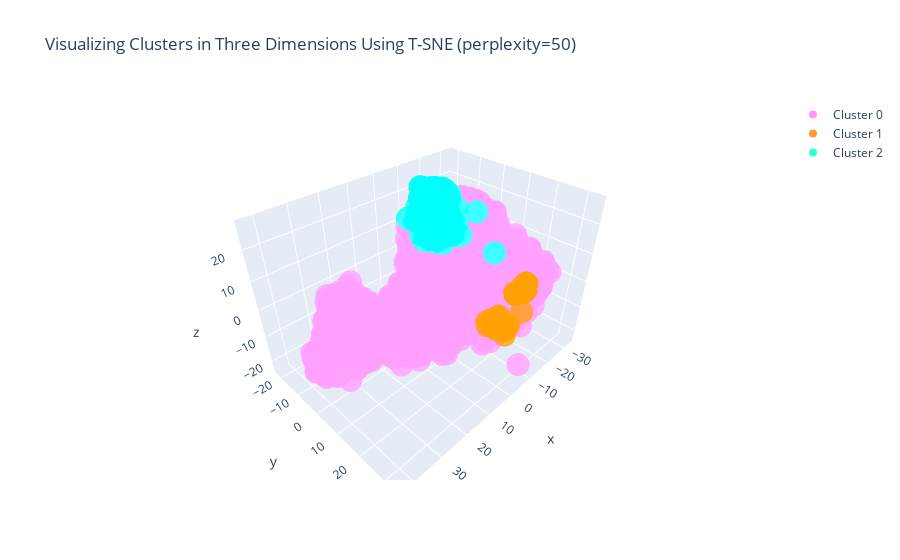

This figure's notebook cell:
### Code cell
#Instructions for building the 3-D plot

#trace1 is for 'Cluster 0'
trace1 = go.Scatter3d(
                    x = cluster0["TC1_3d"],
                    y = cluster0["TC2_3d"],
                    z = cluster0["TC3_3d"],
                    mode = "markers",
                    name = "Cluster 0",
                    marker = dict(color = 'rgba(255, 128, 255, 0.8)'),
                    text = None)

#trace2 is for 'Cluster 1'
trace2 = go.Scatter3d(
                    x = cluster1["TC1_3d"],
                    y = cluster1["TC2_3d"],
                    z = cluster1["TC3_3d"],
                    mode = "markers",
                    name = "Cluster 1",
                    marker = dict(color = 'rgba(255, 128, 2, 0.8)'),
                    text = None)

#trace3 is for 'Cluster 2'
trace3 = go.Scatter3d(
                    x = cluster2["TC1_3d"],
                    y = cluster2["TC2_3d"],
                    z = cluster2["TC3_3d"],
                    mode = "markers",
                    name = "Cluster 2",
                    marker = dict(color = 'rgba(0, 255, 200, 0.8)'),
                    text = None)

data = [trace1, trace2, trace3]

title = "Visualizing Clusters in Three Dimensions Using T-SNE (perplexity=" + str(perplexity) + ")"

layout = dict(title = title,
              xaxis= dict(title= 'TC1',ticklen= 5,zeroline= False),
              yaxis= dict(title= 'TC2',ticklen= 5,zeroline= False)
             )

fig = dict(data = data, layout = layout)

iplot(fig)

### Figure 1 — Plotly figure (JSON) as saved in the notebook; plotly's stock layout.template omitted (floating-point values rounded to 4 significant figures; data arrays with more than 128 entries replaced by an {"elided": "..."} marker saying what was removed)
{"data": [{"marker": {"color": "rgba(255, 128, 255, 0.8)"}, "mode": "markers", "name": "Cluster 0", "type": "scatter3d", "x": {"elided": "5246 float values"}, "y": {"elided": "5246 float values"}, "z": {"elided": "5246 float values"}}, {"marker": {"color": "rgba(255, 128, 2, 0.8)"}, "mode": "markers", "name": "Cluster 1", "type": "scatter3d", "x": [-15.51, -10.0, -10.27, -13.18, -9.646, -11.06, -9.735, -14.53, -12.31, -13.53, -13.35, -9.668, -20.93, -9.195, -10.21, -13.36, -7.499, -14.51, -9.075, -9.447, -10.34, -15.04, -15.01, -13.49, -15.26, -5.886, -11.83, -14.55, -13.49, -11.04, -15.35, -13.69, -10.73, -17.55, -13.8, -6.163, -13.26, -13.53, -14.3, -13.52, -13.35, -9.991, -11.14, -10.08, -14.53, -15.73, -13.14, -7.232, -13.86, -15.05, -12.27, -10.02, -14.58, -13.6, -14.12], "y": [20.18, 29.36, 29.23, 18.58, 28.65, 23.24, 28.68, 21.45, 20.21, 17.69, 17.95, 28.96, 22.48, 28.5, 29.16, 18.4, 29.39, 21.44, 28.69, 29.58, 29.06, 19.44, 19.4, 16.18, 19.91, 28.52, 18.08, 18.07, 17.18, 28.44, 19.69, 20.23, 21.4, 15.59, 17.63, 28.37, 19.62, 17.05, 20.43, 20.36, 20.49, 17.17, 28.3, 16.71, 17.43, 21.44, 18.38, 27.5, 17.21, 19.62, 17.99, 24.05, 21.55, 20.21, 15.97], "z": [-15.63, 8.505, 6.154, -14.78, 7.173, -12.78, 7.236, -14.86, -14.33, -15.09, -15.4, 5.464, -11.3, 7.503, 6.628, -15.54, 6.81, -14.23, 6.938, 7.315, 6.857, -14.56, -15.13, -13.8, -14.66, 6.437, -13.93, -11.85, -15.72, 7.804, -15.87, -14.41, -12.02, -15.51, -17.1, 6.452, -13.9, -14.15, -15.53, -14.4, -13.92, -13.86, 7.733, -12.51, -17.66, -14.56, -15.23, 5.969, -14.4, -16.11, -15.2, -13.65, -13.7, -14.71, -15.57]}, {"marker": {"color": "rgba(0, 255, 200, 0.8)"}, "mode": "markers", "name": "Cluster 2", "type": "scatter3d", "x": {"elided": "161 float values"}, "y": {"elided": "161 float values"}, "z": {"elided": "161 float values"}}], "layout": {"title": {"text": "Visualizing Clusters in Three Dimensions Using T-SNE (perplexity=50)"}, "xaxis": {"ticklen": 5, "title": {"text": "TC1"}, "zeroline": false}, "yaxis": {"ticklen": 5, "title": {"text": "TC2"}, "zeroline": false}}}
